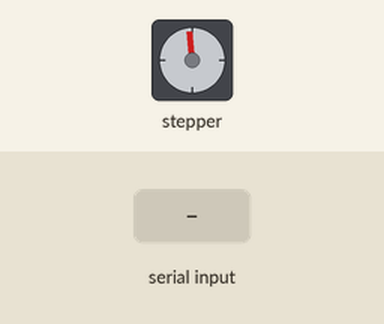
Simulated run of this program. Board: ESP32. Shown: stepper motor. Wiring (inferred from the names in the program): stepper motor driver (200 steps per turn assumed): step GPIO 23; direction GPIO 22. The inputs (shaded band) are chosen by the test bench. What the program prints to the serial monitor is not drawn.

Above: at 2.4 s.
2.5 s: "<led>" received over Serial
4.0 s: "<true>" received over Serial
5.5 s: "<false>" received over Serial
Timing chart, 0 to 8.5 s (numbered marks = the images above; inputs shaded):
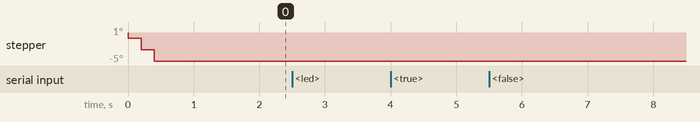

The program:

main.cpp
```cpp
#include "blink.hpp"
#include "misc.hpp"
#include "serial_comms.hpp"

#include <Arduino.h>
#include <AccelStepper.h>

// #define LED 22

#define DIR_PIN 22
#define STEP_PIN 23
#define STEPS_PER_REVOLUTION 200
#define motorInterfaceType 1

void setup()
{
  setup_blink();
  setup_serial();
}

void loop()
{
  check_for_messages();
  if(command_available())
  {
    process_command();
  }
}
```

blink.hpp
```cpp
#include "common.hpp"

#ifndef BLINK_HPP
#define BLINK_HPP

void setup_blink();
void blinkLED(int pin);
void blinkLED(int pin, int delay_length);

#endif
```

common.hpp
```cpp
#include <Arduino.h>

#define DIR_PIN 22
#define STEP_PIN 23
#define SERIAL_BAUDRATE 9600
```

misc.hpp
```cpp
#include "common.hpp"

#ifndef MISC_HPP
#define MISC_HPP

void print_waiting_statement();
String getValue(String data, char separator, int index);

#endif
```

movement.hpp
```cpp
#include "common.hpp"

#ifndef MOVEMENT_HPP
#define MOVEMENT_HPP

// Positive = forward, negative = backward
void move(float distance_in_inches);
// Positive = turn right, negative = turn left
void rotate(int angle_in_degrees);
void stop(bool hold_position);

#endif
```

serial_comms.hpp
```cpp
#include "common.hpp"
#include "misc.hpp"
#include "movement.hpp"

#ifndef SERIAL_COMMS_HPP
#define SERIAL_COMMS_HPP

void setup_serial();
void check_for_messages();
bool command_available();
void process_command();

#endif
```

blink.cpp
```cpp
#include "blink.hpp"

void setup_blink()
{
  pinMode(DIR_PIN, OUTPUT);
  pinMode(STEP_PIN, OUTPUT);
  int blink_speed = 100;
  blinkLED(STEP_PIN, blink_speed);
  blinkLED(STEP_PIN, blink_speed);
  blinkLED(STEP_PIN, blink_speed);
  blinkLED(DIR_PIN, blink_speed);
  blinkLED(DIR_PIN, blink_speed);
  blinkLED(DIR_PIN, blink_speed);
}

void blinkLED(int pin)
{
  blinkLED(pin, 500);
}

void blinkLED(int pin, int delay_length)
{
  digitalWrite(pin, HIGH); // turn LED ON
  delay(delay_length);     // wait for delay_length milliseconds
  digitalWrite(pin, LOW);  // turn OFF the LED
  delay(delay_length);     // wait for delay_length milliseconds
}
```

misc.cpp
```cpp
#include "misc.hpp"

void print_waiting_statement()
{
  static unsigned long int last_message_time = millis();
  unsigned long int current_time = millis();
  unsigned long int delta_time = current_time - last_message_time;
  if(delta_time > 2500)
  {
    Serial.println("Waiting for serial input...");
    last_message_time = millis();
  }
}

// All hail String getValue!
String getValue(String data, char separator, int index) {
  int foundSeparators = 0;
  int substringIndices[] = { 0, -1 };
  int lastIndex = data.length() - 1;

  // Loop through each character in the string
  for (int i = 0; i <= lastIndex && foundSeparators <= index; i++) {
    // Check if the current character is the separator or the end of the string
    if (data.charAt(i) == separator || i == lastIndex) {
      foundSeparators++;
      substringIndices[0] = substringIndices[1] + 1;
      // Update the end index for the substring
      substringIndices[1] = (i == lastIndex) ? i + 1 : i;
    }
  }

  if (foundSeparators > index) {
    // Return the substring if the desired index was found
    return data.substring(substringIndices[0], substringIndices[1]);
  } else {
    // Return an empty string if the index is out of bounds
    return "";
  }
}
```

movement.cpp
```cpp
#include "movement.hpp"

void move(float distance_in_inches)
{
  // TODO
}
// Positive = turn right, negative = turn left
void rotate(int angle_in_degrees)
{
  // TODO
}
void stop(bool hold_position)
{
  // TODO
}
```

serial_comms.cpp
```cpp
#include "serial_comms.hpp"

String current_command = "";
boolean command_ready = false;
char start_marker = '<';
char end_marker = '>';

void setup_serial()
{
  Serial.begin(SERIAL_BAUDRATE);
  while(!Serial); // Wait for Serial connection
  Serial.println("<setup>");
  Serial.flush();
}

void check_for_messages()
{
  static boolean receiving = false;
  char next_character;
  while(Serial.available() && command_ready == false)
  {
    next_character = Serial.read();

    if(receiving)
    {
      if(next_character == end_marker)
      {
        receiving = false;
        command_ready = true;
      } else {
        current_command += next_character;
      }
    } else if (next_character == start_marker) {
      receiving = true;
    }
  }
}

bool command_available()
{
  return command_ready;
}

/*
<led,led_state(true/false)>
<move,direction(forward/backward),distance_in_inches(float)>
<rotate,direction(left/right),angle_in_degrees(int)>
<stop,hold_position(true/false)>
*/
void process_command()
{
  String command_flag = getValue(current_command, ',', 0);
  if(command_flag == "led")
  {
    String led_state = getValue(current_command, ',', 1);
    if(led_state == "true")
    {
      digitalWrite(DIR_PIN, HIGH);
      digitalWrite(STEP_PIN, HIGH);
      Serial.println("LED turned ON");
    } else if(led_state == "false") {
      digitalWrite(DIR_PIN, LOW);
      digitalWrite(STEP_PIN, LOW);
      Serial.println("LED turned OFF");
    } else {
      Serial.println("Invalid led command: <" + current_command + ">");
    }
  } else if(command_flag == "move") {
    String direction = getValue(current_command, ',', 1);
    float distance_in_inches = getValue(current_command, ',', 2).toFloat();
    if(direction == "forward") {
      move(distance_in_inches);
    } else if(direction == "backward") {
      move(-distance_in_inches);
    } else {
      Serial.println("Invalid move command: <" + current_command + ">");
    }
  } else if(command_flag == "rotate") {
    String direction = getValue(current_command, ',', 1);
    int angle_in_degrees = getValue(current_command, ',', 2).toInt();
    if(direction == "right") {
      rotate(angle_in_degrees);
    } else if(direction == "left") {
      rotate(-angle_in_degrees);
    } else {
      Serial.println("Invalid move command: <" + current_command + ">");
    }
  } else if(command_flag == "stop") {
    String hold_position = getValue(current_command, ',', 1);
    if(hold_position == "true") {
      stop(true);
    } else if(hold_position == "false") {
      stop(false);
    } else {
      Serial.println("Invalid stop command: <" + current_command + ">");
    }
  } else {
    Serial.println("Unknown command received: <" + current_command + ">");
  }
  current_command = "";
  command_ready = false;
}
```

Measured:
- after the input at 2.5 s, every drawn part: stays the same
- after the input at 4.0 s, every drawn part: stays the same
- after the input at 5.5 s, every drawn part: stays the same
